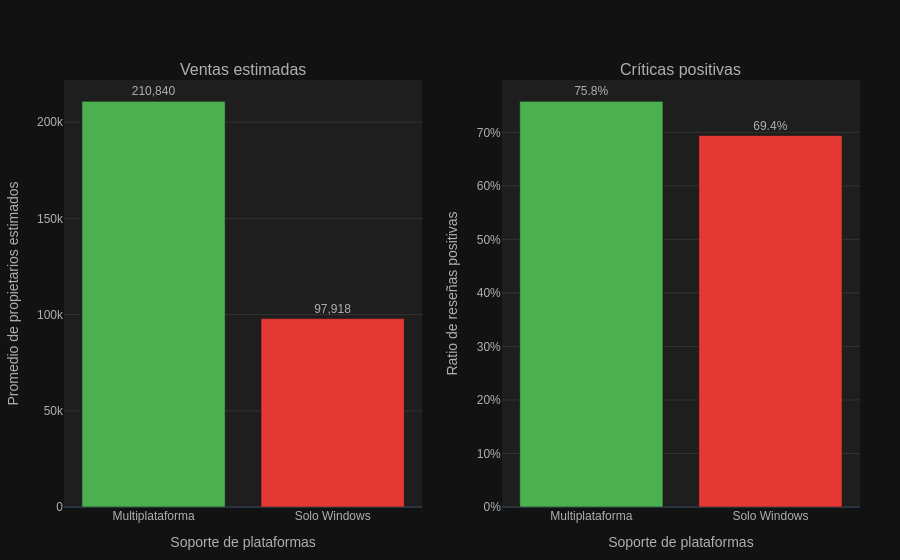

Source (notebook cell):
### Markdown cell above
## 5. El Impacto del Soporte Multiplataforma

**Pregunta de investigación:** Evaluar cómo el soporte a múltiples plataformas (Windows, Mac, Linux) y la disponibilidad de idiomas afectan el tamaño del mercado potencial y las valoraciones de los usuarios.

### Code cell
agrupacion = steam_data.groupby('multiplataforma').agg(
    owners_avg_mean=('owners_avg', 'mean'),
    ratio_pos_mean=('ratio_positivo', 'mean')
).reset_index()

val_ventas_multi = agrupacion.loc[agrupacion['multiplataforma'] == 'Multiplataforma', 'owners_avg_mean'].values[0]
val_ventas_win = agrupacion.loc[agrupacion['multiplataforma'] == 'Solo Windows', 'owners_avg_mean'].values[0]
incremento_ventas = (val_ventas_multi - val_ventas_win) / val_ventas_win

val_ratio_multi = agrupacion.loc[agrupacion['multiplataforma'] == 'Multiplataforma', 'ratio_pos_mean'].values[0]
val_ratio_win = agrupacion.loc[agrupacion['multiplataforma'] == 'Solo Windows', 'ratio_pos_mean'].values[0]
incremento_ratio = (val_ratio_multi - val_ratio_win) / val_ratio_win

colores = {'Multiplataforma': '#4CAF50', 'Solo Windows': '#E53935'}

fig = make_subplots(rows=1, cols=2, subplot_titles=("Ventas estimadas", "Críticas positivas"))

for plataforma in agrupacion['multiplataforma']:
    df_sub = agrupacion[agrupacion['multiplataforma'] == plataforma]
    
    fig.add_trace(
        go.Bar(
            x=df_sub['multiplataforma'],
            y=df_sub['owners_avg_mean'],
            text=df_sub['owners_avg_mean'],
            texttemplate='%{text:,.0f}',
            textposition='outside',
            marker_color=colores[plataforma],
            showlegend=False
        ),
        row=1, col=1
    )
    
    fig.add_trace(
        go.Bar(
            x=df_sub['multiplataforma'],
            y=df_sub['ratio_pos_mean'],
            text=df_sub['ratio_pos_mean'],
            texttemplate='%{text:.1%}',
            textposition='outside',
            marker_color=colores[plataforma],
            showlegend=False
        ),
        row=1, col=2
    )

fig.update_layout(
    template="plotly_dark",
    paper_bgcolor="#121212",
    plot_bgcolor="#1E1E1E",
    font=dict(family="Helvetica, Arial, sans-serif", size=12, color="#B0B0B0"),
    margin=dict(t=80, b=40, l=40, r=40)
)

fig.update_yaxes(title_text="Promedio de propietarios estimados", showgrid=True, gridcolor="#333333", row=1, col=1)
fig.update_yaxes(title_text="Ratio de reseñas positivas", tickformat=".0%", showgrid=True, gridcolor="#333333", row=1, col=2)
fig.update_xaxes(title_text="Soporte de plataformas", row=1, col=1)
fig.update_xaxes(title_text="Soporte de plataformas", row=1, col=2)

fig.show()

### Figure 1 — Plotly figure (JSON) as saved in the notebook; plotly's stock layout.template omitted (floating-point values rounded to 4 significant figures)
{"data": [{"marker": {"color": "#4CAF50"}, "showlegend": false, "text": [210800.0], "textposition": "outside", "texttemplate": "%{text:,.0f}", "type": "bar", "x": ["Multiplataforma"], "xaxis": "x", "y": [210800.0], "yaxis": "y"}, {"marker": {"color": "#4CAF50"}, "showlegend": false, "text": [0.7579], "textposition": "outside", "texttemplate": "%{text:.1%}", "type": "bar", "x": ["Multiplataforma"], "xaxis": "x2", "y": [0.7579], "yaxis": "y2"}, {"marker": {"color": "#E53935"}, "showlegend": false, "text": [97920.0], "textposition": "outside", "texttemplate": "%{text:,.0f}", "type": "bar", "x": ["Solo Windows"], "xaxis": "x", "y": [97920.0], "yaxis": "y"}, {"marker": {"color": "#E53935"}, "showlegend": false, "text": [0.694], "textposition": "outside", "texttemplate": "%{text:.1%}", "type": "bar", "x": ["Solo Windows"], "xaxis": "x2", "y": [0.694], "yaxis": "y2"}], "layout": {"annotations": [{"font": {"size": 16}, "showarrow": false, "text": "Ventas estimadas", "x": 0.225, "xanchor": "center", "xref": "paper", "y": 1, "yanchor": "bottom", "yref": "paper"}, {"font": {"size": 16}, "showarrow": false, "text": "Críticas positivas", "x": 0.775, "xanchor": "center", "xref": "paper", "y": 1, "yanchor": "bottom", "yref": "paper"}], "font": {"color": "#B0B0B0", "family": "Helvetica, Arial, sans-serif", "size": 12}, "margin": {"b": 40, "l": 40, "r": 40, "t": 80}, "paper_bgcolor": "#121212", "plot_bgcolor": "#1E1E1E", "xaxis": {"anchor": "y", "domain": [0, 0.45], "title": {"text": "Soporte de plataformas"}}, "xaxis2": {"anchor": "y2", "domain": [0.55, 1], "title": {"text": "Soporte de plataformas"}}, "yaxis": {"anchor": "x", "domain": [0, 1], "gridcolor": "#333333", "showgrid": true, "title": {"text": "Promedio de propietarios estimados"}}, "yaxis2": {"anchor": "x2", "domain": [0, 1], "gridcolor": "#333333", "showgrid": true, "tickformat": ".0%", "title": {"text": "Ratio de reseñas positivas"}}}}
